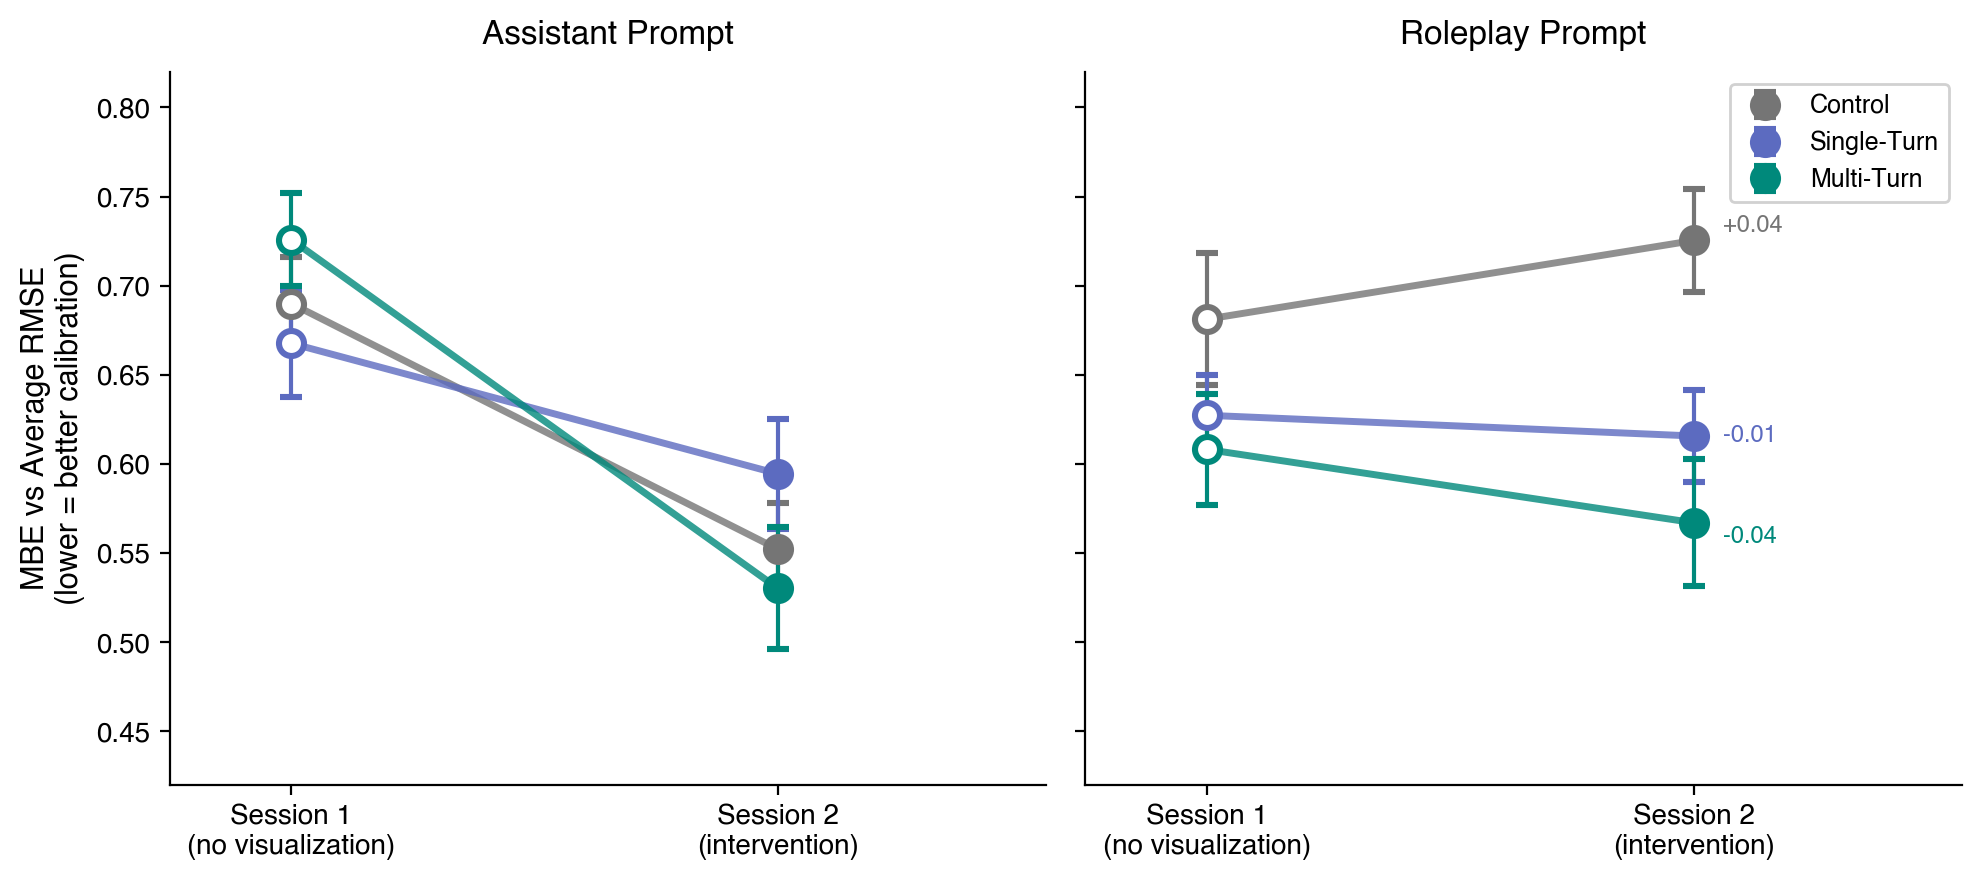

Source code (Python):
"""
Figure 4b: S1 → S2 Trajectories by Prompt Type × Condition
Two panels (Assistant, Roleplay) showing session-to-session change.
Highlights that control ROLEPLY gets *worse* while multi-turn improves.
"""

import pandas as pd
import numpy as np
import matplotlib.pyplot as plt
import matplotlib as mpl

mpl.rcParams['font.family'] = 'Helvetica'
mpl.rcParams['font.sans-serif'] = ['Helvetica', 'Arial', 'DejaVu Sans']

# --- Load data ---
df = pd.read_csv('data_calibration_jasp.csv')

CONDITIONS = ['control', 'single_turn', 'multi_turn']
COND_LABELS = ['Control', 'Single-Turn', 'Multi-Turn']
COND_COLORS = ['#757575', '#5C6BC0', '#00897B']  # gray, indigo, teal (match fig3a)

measure = 'mbe_avg_rmse'
panels = [
    ('ASST', 'Assistant Prompt'),
    ('ROLEPLY', 'Roleplay Prompt'),
]

fig, axes = plt.subplots(1, 2, figsize=(10, 4.5), dpi=150, sharey=True)

for ax_idx, (pt, title) in enumerate(panels):
    ax = axes[ax_idx]

    for c_idx, (cond, label, color) in enumerate(zip(CONDITIONS, COND_LABELS, COND_COLORS)):
        subset = df[(df['condition_name'] == cond) & (df['s2_prompt_type'] == pt)]
        s1_mean = subset[f's1_{measure}'].mean()
        s2_mean = subset[f's2_{measure}'].mean()
        s1_se = subset[f's1_{measure}'].sem()
        s2_se = subset[f's2_{measure}'].sem()

        # Small vertical offset to prevent overlap
        y_off = (c_idx - 1) * 0.008

        # Slope line
        ax.plot([0, 1], [s1_mean + y_off, s2_mean + y_off],
                color=color, linewidth=2.5, alpha=0.8, zorder=2)

        # S1 — open circle (baseline, no viz for anyone)
        ax.errorbar(0, s1_mean + y_off, yerr=s1_se,
                     fmt='o', color=color, markersize=9,
                     markerfacecolor='white', markeredgewidth=2.2,
                     capsize=4, capthick=1.5, elinewidth=1.5, zorder=3)

        # S2 — filled circle (intervention applied)
        ax.errorbar(1, s2_mean + y_off, yerr=s2_se,
                     fmt='o', color=color, markersize=9,
                     markerfacecolor=color, markeredgewidth=2.2,
                     capsize=4, capthick=1.5, elinewidth=1.5, zorder=3,
                     label=label)

    ax.set_xticks([0, 1])
    ax.set_xticklabels(['Session 1\n(no visualization)', 'Session 2\n(intervention)'],
                        fontsize=10)
    ax.set_xlim(-0.25, 1.55)
    ax.set_title(title, fontsize=12, fontweight='bold', pad=10)
    ax.spines['top'].set_visible(False)
    ax.spines['right'].set_visible(False)
    ax.tick_params(axis='both', labelsize=10)

axes[0].set_ylabel('MBE vs Average RMSE\n(lower = better calibration)', fontsize=11)
axes[0].set_ylim(0.42, 0.82)

# Legend on right panel
axes[1].legend(loc='upper right', fontsize=9, framealpha=0.9)

# --- Annotations for ROLEPLY panel ---
ax_rp = axes[1]

# Control goes UP (worse) — annotate
ctrl_s1 = df[(df['condition_name'] == 'control') & (df['s2_prompt_type'] == 'ROLEPLY')][f's1_{measure}'].mean()
ctrl_s2 = df[(df['condition_name'] == 'control') & (df['s2_prompt_type'] == 'ROLEPLY')][f's2_{measure}'].mean()
ax_rp.annotate(f'+{ctrl_s2 - ctrl_s1:.02f}',
               xy=(1.06, ctrl_s2), fontsize=8.5, color='#757575',
               va='center', fontstyle='italic')

# Multi-Turn goes DOWN (better) — annotate
mt_s1 = df[(df['condition_name'] == 'multi_turn') & (df['s2_prompt_type'] == 'ROLEPLY')][f's1_{measure}'].mean()
mt_s2 = df[(df['condition_name'] == 'multi_turn') & (df['s2_prompt_type'] == 'ROLEPLY')][f's2_{measure}'].mean()
ax_rp.annotate(f'{mt_s2 - mt_s1:+.02f}',
               xy=(1.06, mt_s2), fontsize=8.5, color='#00897B',
               va='center', fontweight='bold')

# Single-Turn
st_s1 = df[(df['condition_name'] == 'single_turn') & (df['s2_prompt_type'] == 'ROLEPLY')][f's1_{measure}'].mean()
st_s2 = df[(df['condition_name'] == 'single_turn') & (df['s2_prompt_type'] == 'ROLEPLY')][f's2_{measure}'].mean()
ax_rp.annotate(f'{st_s2 - st_s1:+.02f}',
               xy=(1.06, st_s2), fontsize=8.5, color='#5C6BC0',
               va='center')

plt.tight_layout()
plt.savefig('plots_finalized/fig4b_s1s2_by_prompt.png',
            bbox_inches='tight', dpi=200)
plt.savefig('plots_finalized/fig4b_s1s2_by_prompt.pdf',
            bbox_inches='tight')
plt.show()
print('Saved fig4b')
